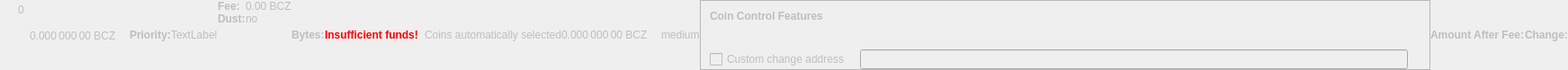
    <widget class="QWidget" name="dummyHideWidget" native="true">
     <property name="enabled">
      <bool>false</bool>
     </property>
     <property name="maximumSize">
      <size>
       <width>100</width>
       <height>22</height>
      </size>
     </property>
     <layout class="QHBoxLayout" name="dummyHideLayout">
      <property name="spacing">
       <number>0</number>
      </property>
      <property name="leftMargin">
       <number>0</number>
      </property>
      <property name="topMargin">
       <number>0</number>
      </property>
      <property name="rightMargin">
       <number>0</number>
      </property>
      <property name="bottomMargin">
       <number>0</number>
      </property>
      <item>
       <layout class="QFormLayout" name="formLayoutCoinControl1">
        <property name="horizontalSpacing">
         <number>10</number>
        </property>
        <property name="verticalSpacing">
         <number>14</number>
        </property>
        <property name="leftMargin">
         <number>10</number>
        </property>
        <property name="topMargin">
         <number>4</number>
        </property>
        <property name="rightMargin">
         <number>6</number>
        </property>
        <item row="0" column="1">
         <widget class="QLabel" name="labelCoinControlBytes">
          <property name="cursor">
           <cursorShape>IBeamCursor</cursorShape>
          </property>
          <property name="contextMenuPolicy">
           <enum>Qt::ActionsContextMenu</enum>
          </property>
          <property name="text">
           <string notr="true">0</string>
          </property>
          <property name="textInteractionFlags">
           <set>Qt::LinksAccessibleByMouse|Qt::TextSelectableByKeyboard|Qt::TextSelectableByMouse</set>
          </property>
         </widget>
        </item>
       </layout>
      </item>
      <item>
       <widget class="QLabel" name="labelCoinControlAfterFee">
        <property name="enabled">
         <bool>false</bool>
        </property>
        <property name="sizePolicy">
         <sizepolicy hsizetype="Fixed" vsizetype="Fixed">
          <horstretch>0</horstretch>
          <verstretch>0</verstretch>
         </sizepolicy>
        </property>
        <property name="minimumSize">
         <size>
          <width>111</width>
          <height>12</height>
         </size>
        </property>
        <property name="maximumSize">
         <size>
          <width>111</width>
          <height>12</height>
         </size>
        </property>
        <property name="cursor">
         <cursorShape>IBeamCursor</cursorShape>
        </property>
        <property name="contextMenuPolicy">
         <enum>Qt::ActionsContextMenu</enum>
        </property>
        <property name="text">
         <string notr="true">0.000 000 00 BCZ</string>
        </property>
        <property name="textInteractionFlags">
         <set>Qt::LinksAccessibleByMouse|Qt::TextSelectableByKeyboard|Qt::TextSelectableByMouse</set>
        </property>
       </widget>
      </item>
      <item>
       <widget class="QLabel" name="labelCoinControlPriorityText">
        <property name="enabled">
         <bool>false</bool>
        </property>
        <property name="font">
         <font>
          <weight>75</weight>
          <bold>true</bold>
         </font>
        </property>
        <property name="text">
         <string>Priority:</string>
        </property>
       </widget>
      </item>
      <item>
       <layout class="QHBoxLayout" name="horizontalLayout">
        <item>
         <widget class="QLabel" name="WarningLabel">
          <property name="text">
           <string>TextLabel</string>
          </property>
         </widget>
        </item>
       </layout>
      </item>
      <item>
       <layout class="QFormLayout" name="formLayoutCoinControl3">
        <property name="horizontalSpacing">
         <number>0</number>
        </property>
        <property name="verticalSpacing">
         <number>0</number>
        </property>
        <property name="leftMargin">
         <number>0</number>
        </property>
        <property name="topMargin">
         <number>0</number>
        </property>
        <property name="rightMargin">
         <number>0</number>
        </property>
        <item row="0" column="0">
         <widget class="QLabel" name="labelCoinControlFeeText">
          <property name="enabled">
           <bool>false</bool>
          </property>
          <property name="font">
           <font>
            <weight>75</weight>
            <bold>true</bold>
           </font>
          </property>
          <property name="text">
           <string>Fee:</string>
          </property>
          <property name="margin">
           <number>0</number>
          </property>
         </widget>
        </item>
        <item row="0" column="1">
         <widget class="QLabel" name="labelCoinControlFee">
          <property name="enabled">
           <bool>false</bool>
          </property>
          <property name="cursor">
           <cursorShape>IBeamCursor</cursorShape>
          </property>
          <property name="contextMenuPolicy">
           <enum>Qt::ActionsContextMenu</enum>
          </property>
          <property name="text">
           <string notr="true">0.00 BCZ</string>
          </property>
          <property name="textInteractionFlags">
           <set>Qt::LinksAccessibleByMouse|Qt::TextSelectableByKeyboard|Qt::TextSelectableByMouse</set>
          </property>
         </widget>
        </item>
        <item row="1" column="0">
         <widget class="QLabel" name="labelCoinControlLowOutputText">
          <property name="enabled">
           <bool>false</bool>
          </property>
          <property name="font">
           <font>
            <weight>75</weight>
            <bold>true</bold>
           </font>
          </property>
          <property name="text">
           <string>Dust:</string>
          </property>
         </widget>
        </item>
        <item row="1" column="1">
         <widget class="QLabel" name="labelCoinControlLowOutput">
          <property name="enabled">
           <bool>false</bool>
          </property>
          <property name="cursor">
           <cursorShape>IBeamCursor</cursorShape>
          </property>
          <property name="contextMenuPolicy">
           <enum>Qt::ActionsContextMenu</enum>
          </property>
          <property name="text">
           <string>no</string>
          </property>
          <property name="textInteractionFlags">
           <set>Qt::LinksAccessibleByMouse|Qt::TextSelectableByKeyboard|Qt::TextSelectableByMouse</set>
          </property>
         </widget>
        </item>
       </layout>
      </item>
      <item>
       <widget class="QLabel" name="labelCoinControlBytesText">
        <property name="enabled">
         <bool>false</bool>
        </property>
        <property name="font">
         <font>
          <weight>75</weight>
          <bold>true</bold>
         </font>
        </property>
        <property name="text">
         <string>Bytes:</string>
        </property>
       </widget>
      </item>
      <item>
       <layout class="QFormLayout" name="formLayoutCoinControl2">
        <property name="horizontalSpacing">
         <number>0</number>
        </property>
        <property name="verticalSpacing">
         <number>0</number>
        </property>
        <property name="leftMargin">
         <number>0</number>
        </property>
        <property name="topMargin">
         <number>0</number>
        </property>
        <property name="rightMargin">
         <number>0</number>
        </property>
       </layout>
      </item>
      <item>
       <layout class="QHBoxLayout" name="horizontalLayoutCoinControl2">
        <property name="spacing">
         <number>0</number>
        </property>
        <property name="bottomMargin">
         <number>0</number>
        </property>
       </layout>
      </item>
      <item>
       <widget class="QLabel" name="labelCoinControlInsuffFunds">
        <property name="enabled">
         <bool>false</bool>
        </property>
        <property name="minimumSize">
         <size>
          <width>0</width>
          <height>0</height>
         </size>
        </property>
        <property name="font">
         <font>
          <weight>75</weight>
          <bold>true</bold>
         </font>
        </property>
        <property name="styleSheet">
         <string notr="true">color:red;font-weight:bold;</string>
        </property>
        <property name="text">
         <string>Insufficient funds!</string>
        </property>
        <property name="margin">
         <number>5</number>
        </property>
       </widget>
      </item>
      <item>
       <layout class="QFormLayout" name="formLayoutCoinControl4">
        <property name="horizontalSpacing">
         <number>0</number>
        </property>
        <property name="verticalSpacing">
         <number>0</number>
        </property>
        <property name="leftMargin">
         <number>0</number>
        </property>
        <property name="topMargin">
         <number>0</number>
        </property>
        <property name="rightMargin">
         <number>0</number>
        </property>
       </layout>
      </item>
      <item>
       <widget class="QLabel" name="labelCoinControlChangeLabel">
        <property name="enabled">
         <bool>false</bool>
        </property>
        <property name="sizePolicy">
         <sizepolicy hsizetype="Preferred" vsizetype="Expanding">
          <horstretch>0</horstretch>
          <verstretch>0</verstretch>
         </sizepolicy>
        </property>
        <property name="minimumSize">
         <size>
          <width>0</width>
          <height>0</height>
         </size>
        </property>
        <property name="text">
         <string/>
        </property>
        <property name="margin">
         <number>3</number>
        </property>
       </widget>
      </item>
      <item>
       <widget class="QLabel" name="labelCoinControlAutomaticallySelected">
        <property name="enabled">
         <bool>false</bool>
        </property>
        <property name="sizePolicy">
         <sizepolicy hsizetype="Fixed" vsizetype="Fixed">
          <horstretch>0</horstretch>
          <verstretch>0</verstretch>
         </sizepolicy>
        </property>
        <property name="minimumSize">
         <size>
          <width>0</width>
          <height>0</height>
         </size>
        </property>
        <property name="maximumSize">
         <size>
          <width>240</width>
          <height>16777215</height>
         </size>
        </property>
        <property name="text">
         <string>Coins automatically selected</string>
        </property>
        <property name="margin">
         <number>5</number>
        </property>
       </widget>
      </item>
      <item>
       <widget class="QLabel" name="labelCoinControlChange">
        <property name="enabled">
         <bool>false</bool>
        </property>
        <property name="sizePolicy">
         <sizepolicy hsizetype="Fixed" vsizetype="Fixed">
          <horstretch>0</horstretch>
          <verstretch>0</verstretch>
         </sizepolicy>
        </property>
        <property name="minimumSize">
         <size>
          <width>111</width>
          <height>0</height>
         </size>
        </property>
        <property name="maximumSize">
         <size>
          <width>111</width>
          <height>16777215</height>
         </size>
        </property>
        <property name="cursor">
         <cursorShape>IBeamCursor</cursorShape>
        </property>
        <property name="contextMenuPolicy">
         <enum>Qt::ActionsContextMenu</enum>
        </property>
        <property name="text">
         <string notr="true">0.000 000 00 BCZ</string>
        </property>
        <property name="textInteractionFlags">
         <set>Qt::LinksAccessibleByMouse|Qt::TextSelectableByKeyboard|Qt::TextSelectableByMouse</set>
        </property>
       </widget>
      </item>
      <item>
       <widget class="QLabel" name="labelCoinControlPriority">
        <property name="enabled">
         <bool>false</bool>
        </property>
        <property name="cursor">
         <cursorShape>IBeamCursor</cursorShape>
        </property>
        <property name="contextMenuPolicy">
         <enum>Qt::ActionsContextMenu</enum>
        </property>
        <property name="text">
         <string>medium</string>
        </property>
        <property name="textInteractionFlags">
         <set>Qt::LinksAccessibleByMouse|Qt::TextSelectableByKeyboard|Qt::TextSelectableByMouse</set>
        </property>
       </widget>
      </item>
      <item>
       <widget class="QFrame" name="frameCoinControl">
        <property name="sizePolicy">
         <sizepolicy hsizetype="Expanding" vsizetype="Expanding">
          <horstretch>0</horstretch>
          <verstretch>0</verstretch>
         </sizepolicy>
        </property>
        <property name="maximumSize">
         <size>
          <width>16777215</width>
          <height>16777215</height>
         </size>
        </property>
        <property name="frameShape">
         <enum>QFrame::StyledPanel</enum>
        </property>
        <property name="frameShadow">
         <enum>QFrame::Sunken</enum>
        </property>
        <layout class="QVBoxLayout" name="verticalLayoutCoinControl2_2">
         <property name="spacing">
          <number>0</number>
         </property>
         <property name="leftMargin">
          <number>0</number>
         </property>
         <property name="topMargin">
          <number>0</number>
         </property>
         <property name="rightMargin">
          <number>0</number>
         </property>
         <property name="bottomMargin">
          <number>0</number>
         </property>
         <item>
          <layout class="QVBoxLayout" name="verticalLayoutCoinControl" stretch="0,0,0,1">
           <property name="spacing">
            <number>0</number>
           </property>
           <property name="leftMargin">
            <number>10</number>
           </property>
           <property name="topMargin">
            <number>10</number>
           </property>
           <item>
            <layout class="QHBoxLayout" name="horizontalLayoutCoinControl1">
             <property name="bottomMargin">
              <number>15</number>
             </property>
             <item>
              <widget class="QLabel" name="labelCoinControlFeatures">
               <property name="enabled">
                <bool>false</bool>
               </property>
               <property name="sizePolicy">
                <sizepolicy hsizetype="Preferred" vsizetype="Maximum">
                 <horstretch>0</horstretch>
                 <verstretch>0</verstretch>
                </sizepolicy>
               </property>
               <property name="font">
                <font>
                 <weight>75</weight>
                 <bold>true</bold>
                </font>
               </property>
               <property name="styleSheet">
                <string notr="true">font-weight:bold;</string>
               </property>
               <property name="text">
                <string>Coin Control Features</string>
               </property>
              </widget>
             </item>
            </layout>
           </item>
           <item>
            <widget class="QWidget" name="widgetCoinControl" native="true">
             <property name="sizePolicy">
              <sizepolicy hsizetype="Preferred" vsizetype="Preferred">
               <horstretch>0</horstretch>
               <verstretch>0</verstretch>
              </sizepolicy>
             </property>
             <property name="minimumSize">
              <size>
               <width>0</width>
               <height>0</height>
              </size>
             </property>
             <property name="styleSheet">
              <string notr="true"/>
             </property>
             <layout class="QHBoxLayout" name="horizontalLayoutCoinControl5_2">
              <property name="leftMargin">
               <number>0</number>
              </property>
              <property name="topMargin">
               <number>0</number>
              </property>
              <property name="rightMargin">
               <number>0</number>
              </property>
              <property name="bottomMargin">
               <number>0</number>
              </property>
              <item>
               <layout class="QHBoxLayout" name="horizontalLayoutCoinControl3">
                <property name="spacing">
                 <number>20</number>
                </property>
                <property name="topMargin">
                 <number>0</number>
                </property>
                <property name="bottomMargin">
                 <number>10</number>
                </property>
               </layout>
              </item>
             </layout>
            </widget>
           </item>
           <item>
            <layout class="QHBoxLayout" name="horizontalLayoutCoinControl4" stretch="0,0,0">
             <property name="spacing">
              <number>12</number>
             </property>
             <property name="sizeConstraint">
              <enum>QLayout::SetDefaultConstraint</enum>
             </property>
             <property name="topMargin">
              <number>5</number>
             </property>
             <property name="rightMargin">
              <number>5</number>
             </property>
             <item>
              <widget class="QCheckBox" name="checkBoxCoinControlChange">
               <property name="enabled">
                <bool>false</bool>
               </property>
               <property name="toolTip">
                <string>If this is activated, but the change address is empty or invalid, change will be sent to a newly generated address.</string>
               </property>
               <property name="text">
                <string>Custom change address</string>
               </property>
              </widget>
             </item>
             <item>
              <widget class="QValidatedLineEdit" name="lineEditCoinControlChange">
               <property name="enabled">
                <bool>false</bool>
               </property>
               <property name="sizePolicy">
                <sizepolicy hsizetype="Expanding" vsizetype="Fixed">
                 <horstretch>0</horstretch>
                 <verstretch>0</verstretch>
                </sizepolicy>
               </property>
              </widget>
             </item>
             <item>
              <widget class="QLabel" name="labelCoinControlChangeLabel_2">
               <property name="sizePolicy">
                <sizepolicy hsizetype="Preferred" vsizetype="Expanding">
                 <horstretch>0</horstretch>
                 <verstretch>0</verstretch>
                </sizepolicy>
               </property>
               <property name="minimumSize">
                <size>
                 <width>0</width>
                 <height>0</height>
                </size>
               </property>
               <property name="text">
                <string/>
               </property>
               <property name="margin">
                <number>3</number>
               </property>
              </widget>
             </item>
            </layout>
           </item>
           <item>
            <spacer name="verticalSpacerCoinControl">
             <property name="orientation">
              <enum>Qt::Vertical</enum>
             </property>
             <property name="sizeHint" stdset="0">
              <size>
               <width>800</width>
               <height>1</height>
              </size>
             </property>
            </spacer>
           </item>
          </layout>
         </item>
        </layout>
       </widget>
      </item>
      <item>
       <widget class="QLabel" name="labelCoinControlAfterFeeText">
        <property name="enabled">
         <bool>false</bool>
        </property>
        <property name="minimumSize">
         <size>
          <width>0</width>
          <height>0</height>
         </size>
        </property>
        <property name="maximumSize">
         <size>
          <width>16777215</width>
          <height>16777215</height>
         </size>
        </property>
        <property name="font">
         <font>
          <weight>75</weight>
          <bold>true</bold>
         </font>
        </property>
        <property name="text">
         <string>Amount After Fee:</string>
        </property>
        <property name="alignment">
         <set>Qt::AlignLeading|Qt::AlignLeft|Qt::AlignVCenter</set>
        </property>
        <property name="margin">
         <number>0</number>
        </property>
       </widget>
      </item>
      <item>
       <widget class="QLabel" name="labelCoinControlChangeText">
        <property name="enabled">
         <bool>false</bool>
        </property>
        <property name="sizePolicy">
         <sizepolicy hsizetype="Preferred" vsizetype="Preferred">
          <horstretch>0</horstretch>
          <verstretch>0</verstretch>
         </sizepolicy>
        </property>
        <property name="minimumSize">
         <size>
          <width>0</width>
          <height>0</height>
         </size>
        </property>
        <property name="maximumSize">
         <size>
          <width>16777215</width>
          <height>16777215</height>
         </size>
        </property>
        <property name="font">
         <font>
          <weight>75</weight>
          <bold>true</bold>
         </font>
        </property>
        <property name="text">
         <string>Change:</string>
        </property>
        <property name="alignment">
         <set>Qt::AlignLeading|Qt::AlignLeft|Qt::AlignVCenter</set>
        </property>
       </widget>
      </item>
     </layout>
    </widget>
